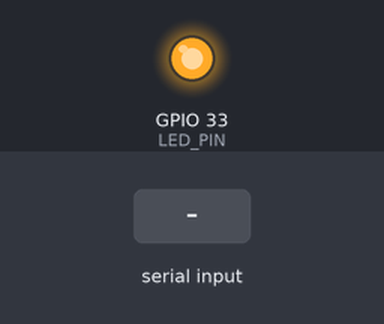
Recording of a program running on a simulated ESP32. Shown: output pins drawn as LEDs (lit = HIGH). The inputs (shaded band) are chosen by the test bench. The camera gives no picture.

Above: at 1.5 s.
1.6 s: "s" received over Serial
At 2.8 s:
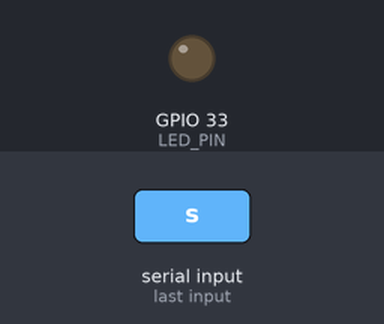
3.1 s: "e" received over Serial
At 4.0 s:
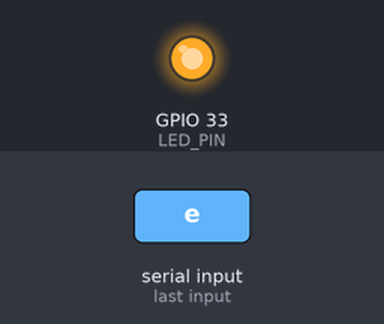
Timing chart, 0 to 6.1 s (numbered marks = the images above; inputs shaded):
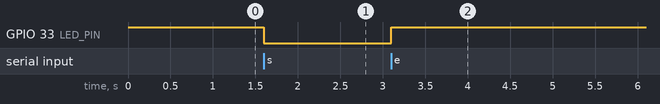

Measured:
- after the input at 1.6 s, GPIO 33 (LED_PIN): HIGH → LOW at once
- after the input at 3.1 s, GPIO 33 (LED_PIN): LOW → HIGH at once

The program:

main.cpp
```cpp
#include "esp_camera.h"
#include <Arduino.h>
#include "config.h"

void setup()
{
  Serial.begin(115200);

  pinMode(LED_PIN, OUTPUT);
  digitalWrite(LED_PIN, LED_OFF);

  setupCamera();
}

void loop()
{
  // Example condition to start recording (to be replaced with actual trigger)
  if (Serial.available() > 0)
  {
    char command = Serial.read();
    if (command == 's')
    { // 's' for start
      startRecording();
    }
    else if (command == 'e')
    { // 'e' for end
      stopRecording();
    }
  }
}

void setupCamera()
{
  camera_config_t config;
  config.ledc_channel = LEDC_CHANNEL_0;
  config.ledc_timer = LEDC_TIMER_0;
  config.pin_d0 = Y2_GPIO_NUM;
  config.pin_d1 = Y3_GPIO_NUM;
  config.pin_d2 = Y4_GPIO_NUM;
  config.pin_d3 = Y5_GPIO_NUM;
  config.pin_d4 = Y6_GPIO_NUM;
  config.pin_d5 = Y7_GPIO_NUM;
  config.pin_d6 = Y8_GPIO_NUM;
  config.pin_d7 = Y9_GPIO_NUM;
  config.pin_xclk = XCLK_GPIO_NUM;
  config.pin_pclk = PCLK_GPIO_NUM;
  config.pin_vsync = VSYNC_GPIO_NUM;
  config.pin_href = HREF_GPIO_NUM;
  config.pin_sscb_sda = SIOD_GPIO_NUM;
  config.pin_sscb_scl = SIOC_GPIO_NUM;
  config.pin_pwdn = PWDN_GPIO_NUM;
  config.pin_reset = RESET_GPIO_NUM;
  config.xclk_freq_hz = 20000000;
  config.pixel_format = PIXFORMAT_JPEG;

  // Frame size
  config.frame_size = FRAMESIZE_UXGA;
  config.jpeg_quality = 12;
  config.fb_count = 1;

  // Camera init
  esp_err_t err = esp_camera_init(&config);
  if (err != ESP_OK)
  {
    Serial.printf("Camera init failed with error 0x%x", err);
    return;
  }
}

void startRecording()
{
  digitalWrite(LED_PIN, LED_ON);
  // Start recording to SD card
  // This is where you would add the code to handle recording to the SD card
}

void stopRecording()
{
  digitalWrite(LED_PIN, LED_OFF);
  // Stop recording
  // This is where you would add the code to handle stopping the recording
}
```

config.h
```cpp
// Pin definitions for AI Thinker Model
#define PWDN_GPIO_NUM 32
#define RESET_GPIO_NUM -1
#define XCLK_GPIO_NUM 0
#define SIOD_GPIO_NUM 26
#define SIOC_GPIO_NUM 27
#define Y9_GPIO_NUM 35
#define Y8_GPIO_NUM 34
#define Y7_GPIO_NUM 39
#define Y6_GPIO_NUM 36
#define Y5_GPIO_NUM 21
#define Y4_GPIO_NUM 19
#define Y3_GPIO_NUM 18
#define Y2_GPIO_NUM 5
#define VSYNC_GPIO_NUM 25
#define HREF_GPIO_NUM 23
#define PCLK_GPIO_NUM 22
#define LED_PIN 33 // Status LED
#define LED_ON LOW
#define LED_OFF HIGH
#define LAMP_PIN 4 // LED FloodLamp

// Function declarations
void setupCamera();
void startRecording();
void stopRecording();
```
